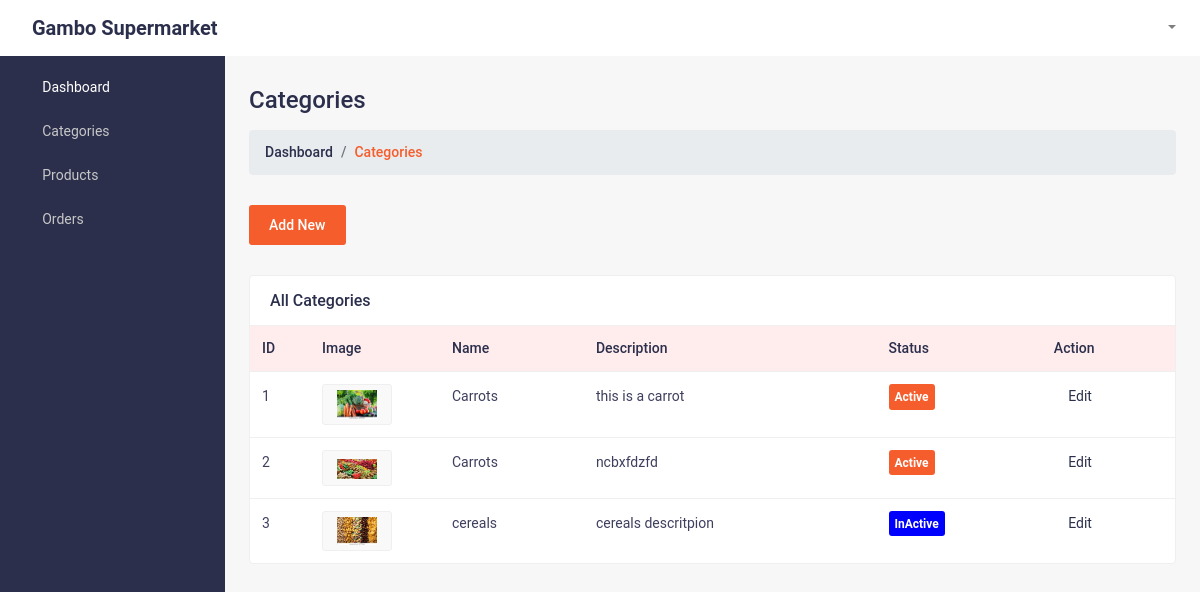
The app's page /farmers/all_categories/ (signed in) with its own data.
### products/models.py (models this page shows, shortened)
class Category(models.Model):
    user =  models.ForeignKey(User,on_delete=models.CASCADE,blank=True,null=True)
    category_name = models.CharField(max_length=50)
    category_image = models.FileField(upload_to = upload_image_path2 ,null=True,blank=False)
    description =  models.TextField(blank=True,null=True)
    status =  models.BooleanField(default=False)
    slug = models.SlugField(blank=True,unique=True)
    def get_absolute_url(self):
        return reverse("farmers:edit_category", kwargs={
            'id': self.id
        })

### farmers/views.py (the view)
# urls.py: path('all_categories/',all_categories,name="all_categories"),
@login_required(login_url='account:sign_in')
def all_categories(request):
    user_id = request.user.id
    all_categories = Category.objects.filter(user_id = user_id)
    context = {
        'all_categories':all_categories
    }
    return render(request,'all_categories.html',context)

### farmers/templates/all_categories.html (shortened to what this page needs)
<!DOCTYPE html>
<html lang="en">
   {% include './farmer_index/head.html' %}
   <body class="sb-nav-fixed">
      {% include './farmer_index/nav.html' %}
      <div id="layoutSidenav">
         {% include './farmer_index/sidebar.html' %}
         <div id="layoutSidenav_content">
            <main>
               <div class="container-fluid">
                  <h2 class="mt-30 page-title">Categories</h2>
                  <ol class="breadcrumb mb-30">
                     <li class="breadcrumb-item"><a href="index.html">Dashboard</a></li>
                     <li class="breadcrumb-item active">Categories</li>
                  </ol>
                  <div class="row justify-content-between">
                     <div class="col-lg-12">
                        <a href="{% url 'farmers:add_category' %}" class="add-btn hover-btn">Add New</a>
                     </div>
                     <div class="col-lg-12 col-md-12">
                        <div class="card card-static-2 mt-30 mb-30">
                           <div class="card-title-2">
                              <h4>All Categories</h4>
                           </div>
                           <div class="card-body-table">
                              <div class="table-responsive">
                                 <table class="table ucp-table table-hover">
                                    <thead>
                                       <tr>
                                          <th style="width:60px">ID</th>
                                          <th style="width:130px">Image</th>
                                          <th>Name</th>
                                          <th>Description</th>
                                          <th>Status</th>
                                          <th>Action</th>
                                       </tr>
                                    </thead>
                                    <tbody>
                                        {% if all_categories %}
                                        {% for l in all_categories  %}
                                       <tr>
                                          <td>{{l.id}}</td>
                                          <td>
                                             <div class="cate-img">
                                                <img src="{{l.category_image.url}}" alt="">
                                             </div>
                                          </td>
                                          <td>{{l.category_name}}</td>
                                          <td>{{l.description}}</td>
                                          {% if l.status %}
                                          <td><span class="badge-item badge-status">Active</span></td>
                                          {% else %}
                                          <td><span style="background:blue" class="badge-item badge-status">InActive</span></td>
                                          {% endif %}
                                          <td class="action-btns">
                                             <a href="{{l.get_absolute_url}}" class="edit-btn"><i class="fas fa-edit"></i> Edit</a>
                                          </td>
                                       </tr>
                                       {% endfor %}
                                       {% endif %}
                                    </tbody>
                                 </table>
                              </div>
                           </div>
                        </div>
                     </div>
                  </div>
               </div>
            </main>
         </div>
      </div>
   </body>
</html>

### static_file/css/styles.css (style rules this page uses)
html { font-family:roboto,sans-serif!important;line-height:1.15;-webkit-text-size-adjust:100%;-webkit-tap-highlight-color:transparent }
article,aside,figcaption,figure,footer,header,hgroup,main,nav,section { display:block }
body { margin:0;font-family:roboto,sans-serif!important;font-size:1rem;font-weight:400;line-height:1.5;color:#2b2f4c;text-align:left;background-color:#f7f7f7 }
h1,h2,h3,h4,h5,h6 { margin-top:0;margin-bottom:.5rem }
ol,ul,dl { margin-top:0;margin-bottom:1rem }
a { color:#007bff;text-decoration:none;background-color:transparent }
img { vertical-align:middle;border-style:none }
table { border-collapse:collapse }
th { text-align:inherit }
h1,h2,h3,h4,h5,h6,.h1,.h2,.h3,.h4,.h5,.h6 { margin-bottom:.5rem;font-weight:500;line-height:1.2 }
h2,.h2 { font-size:2rem }
h4,.h4 { font-size:1.5rem }
html,body { height:100% }
.container,.container-fluid,.container-sm,.container-md,.container-lg,.container-xl { padding-left:1.5rem;padding-right:1.5rem }
#layoutSidenav { display:flex }
#layoutSidenav #layoutSidenav_content { position:relative;display:flex;flex-direction:column;justify-content:space-between;min-width:0;flex-grow:1;min-height:calc(100vh - 56px);margin-left:-225px }
@media (min-width:992px) { #layoutSidenav #layoutSidenav_content { margin-left:0;transition:margin .15s ease-in-out } }
.sb-nav-fixed #layoutSidenav #layoutSidenav_content { padding-left:225px;top:56px;background-color:#f7f7f7!important }

### static_file/css/admin-style.css (style rules this page uses)
.container,.container-fluid,.container-sm,.container-md,.container-lg,.container-xl { padding-left:1.5rem!important;padding-right:1.5rem!important }
.mt-30 { margin-top:30px!important }
.mb-30 { margin-bottom:30px!important }
.page-title { font-size:24px;font-weight:500;color:#2b2f4c;text-align:left;margin-bottom:15px }
.breadcrumb-item.active { color:#f55d2c!important }
.breadcrumb-item { color:#2b2f4c!important;font-weight:500;font-size:14px }
.breadcrumb-item a { color:#2b2f4c!important }
.card-static-2 { border:1px solid #efefef!important;background:#fff }
.card-title-2 { display:flex;align-items:center;width:100%;margin-bottom:0!important;border-bottom:0;padding:15px 20px }
.card-title-2 h4 { font-size:16px;font-weight:500;color:#2b2f4c;margin-bottom:0!important }
.ucp-table { color:#2b2f4c!important;border:0!important;border-color:#fff!important;margin-bottom:0!important }
.ucp-table thead th { vertical-align:bottom;border-bottom:0!important }
.ucp-table td,.ucp-table th { border-top:1px solid #efefef!important }
.ucp-table thead tr th { color:#2b2f4c;font-size:14px;background-color:#ffecec;font-weight:500 }
.ucp-table td { font-size:14px;font-weight:400;color:#3e3f5e;line-height:24px }
.badge-status { color:#fff;background-color:#f55d2c }
.badge-item { display:inline-block;padding:.55em .5em;font-size:12px;font-weight:600;line-height:1;text-align:center;white-space:nowrap;vertical-align:baseline;border-radius:3px;transition:color .15s ease-in-out,background-color .15s ease-in-out,border-color .15s ease-in-out,box-shadow .15s ease-in-out }
.action-btns { display:flex;align-items:center }
.action-btns a { font-size:14px;color:#2b2f4c;margin-right:15px }
.action-btns a:last-child { margin-right:0 }
.add-btn { font-size:14px;font-weight:500;color:#fff;background:#f55d2c;padding:10px 20px;display:inline-block;height:40px;border-radius:3px }
.cate-img img { width:40px }
.cate-img { border:1px solid #efefef;border-radius:3px;text-align:center;padding:5px;background:#f9f9f9;width:70px }

### records on screen
Category: id "1", category_image (picture), category_name "Carrots", description "this is a carrot", status "Active"
Category: id "2", category_image (picture), category_name "Carrots", description "ncbxfdzfd", status "Active"
Category: id "3", category_image (picture), category_name "cereals", description "cereals descritpion", status "InActive"
